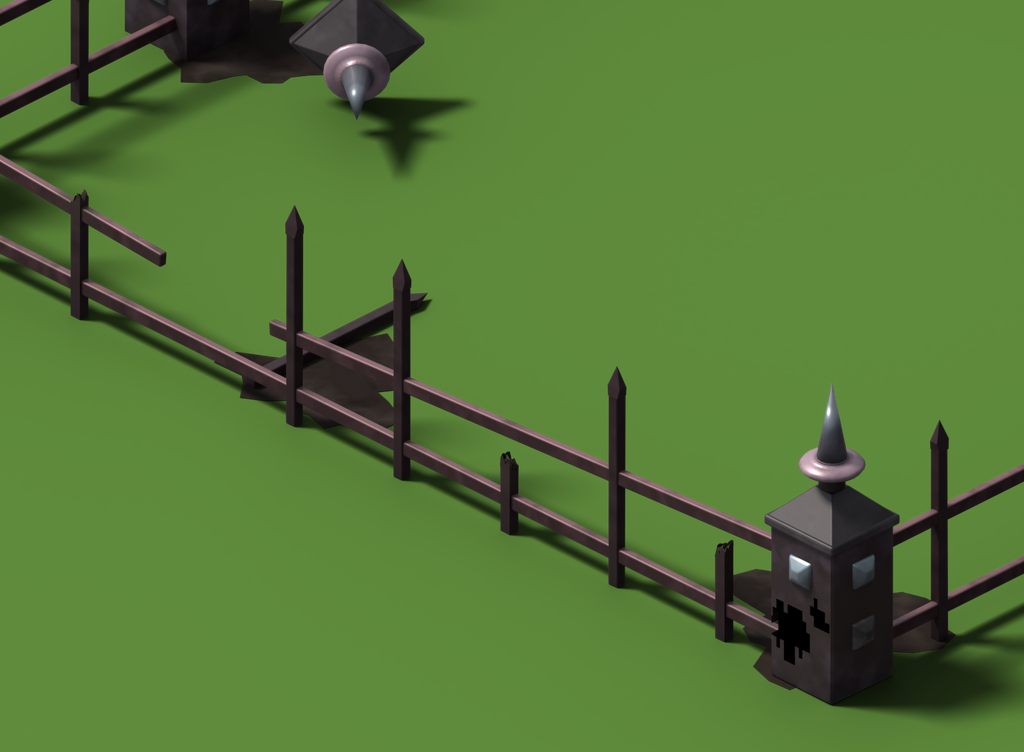
#> input picture art-samples/buildings-b6/cage-v1/damage/cage-damaged-crop.png, 1024 x 752 px, given in place of L1-damaged-base.png, which was not available
$ python crops_dmg.py
#> lines starting #> are read from the running program, lines starting #| are printed output that depends on the picture
"""crops_dmg.py : full-size crops of the damaged and destroyed 3D looks (render/L1-<state>-base.png, 12 px per Flash px),
on grass, scaled to 2/3 -> cage-damaged-crop.png, cage-destroyed-crop.png. Boxes are Flash pixels (x0, y0, x1, y1)."""
from pathlib import Path

from PIL import Image

HERE = Path(__file__).resolve().parent
R = HERE.parent / "render"
FRAME = (-140, -24, 160, 160)
K = 12
GRASS = (96, 140, 60)
BOXES = {"damaged": (-104, 60, 24, 154), "destroyed": (-64, 30, 72, 140)}

for state, (x0, y0, x1, y1) in BOXES.items():
    im = Image.open(R / f"L1-{state}-base.png").convert("RGBA")
    c = im.crop(((x0 - FRAME[0]) * K, (y0 - FRAME[1]) * K, (x1 - FRAME[0]) * K, (y1 - FRAME[1]) * K))
#> c: PIL image 1536x1128 RGBA; every value is 0
    bg = Image.new("RGBA", c.size, GRASS + (255,))
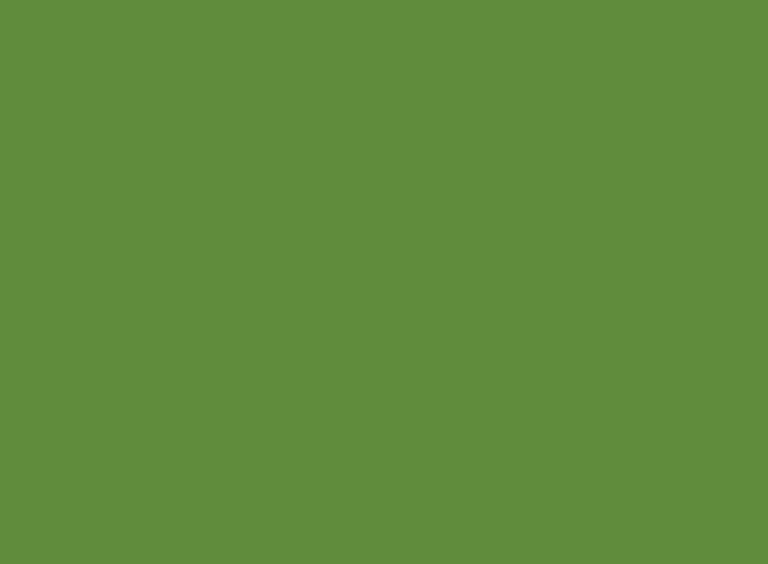
#> bg: PIL image 1536x1128 RGBA (shown at 1/2 size); mean R, G, B, A 96, 140, 60, 255
    bg.alpha_composite(c)
    bg.convert("RGB").resize((c.width * 2 // 3, c.height * 2 // 3), Image.LANCZOS).save(HERE / f"cage-{state}-crop.png")
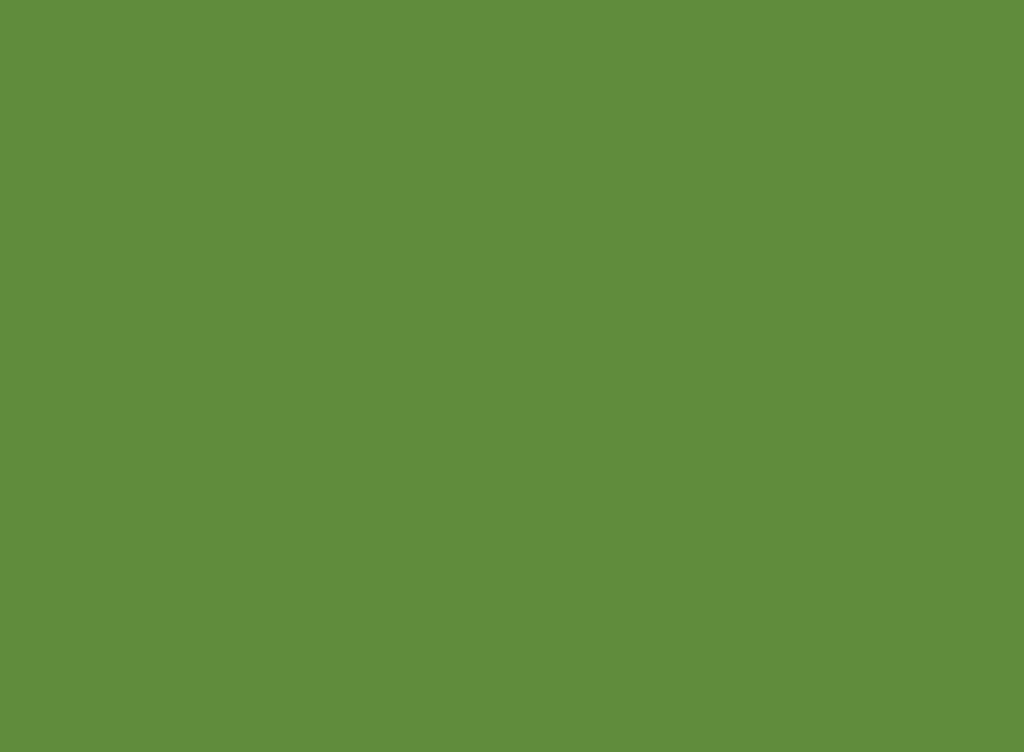
#> saved as cage-damaged-crop.png: PIL image 1024x752 RGB; mean R, G, B 96, 140, 60
#> pass 2 of the loop `for state, (x0, y0, x1, y1) in BOXES.items():`:
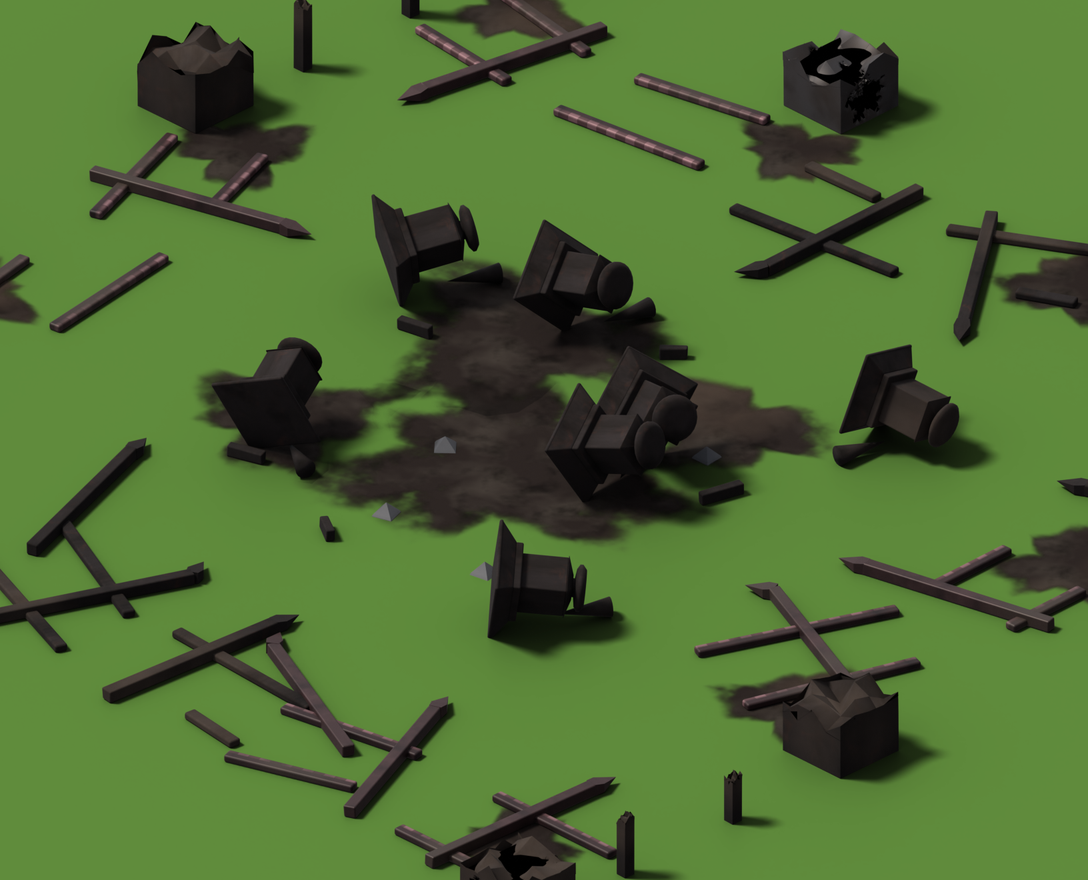
#> input picture art-samples/buildings-b6/cage-v1/damage/cage-destroyed-crop.png, 1088 x 880 px, given in place of L1-destroyed-base.png, which was not available
#> im: PIL image 1088x880 RGBA
#> `c = im.crop(((x0 - FRAME[0]) * K, (y0 - FRAME[1]) * K, (x1 - FRAME[0])..`:
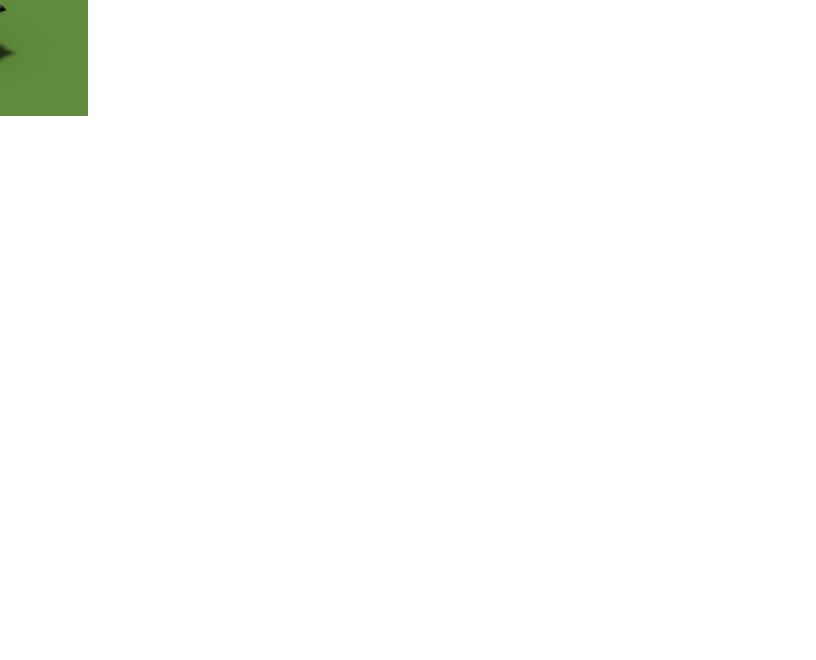
#> c: PIL image 1632x1320 RGBA (shown at 1/2 size); mean R, G, B, A 1.8, 2.6, 1.1, 4.8; transparent parts drawn white
#> `bg.convert("RGB").resize((c.width * 2 // 3, c.height * 2 // 3), Image...`:
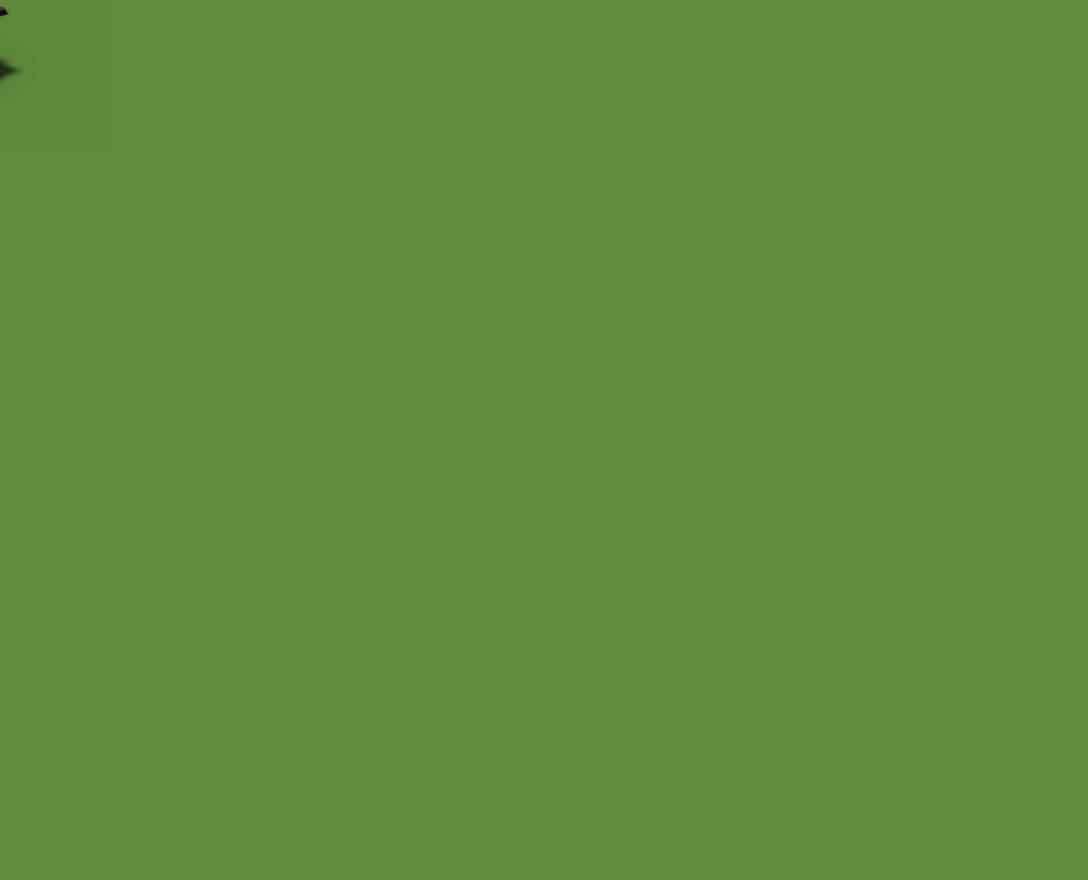
#> saved as cage-destroyed-crop.png: PIL image 1088x880 RGB; mean R, G, B 96, 139.9, 60
